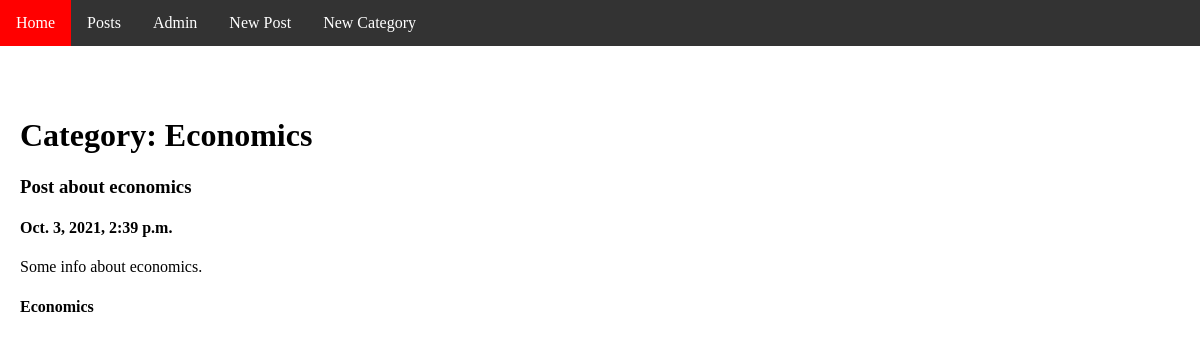
Page /posts/2/ on the committed database.
### blog/models.py (models this page shows, shortened)
class Category(models.Model):
    name = models.CharField(max_length=20, db_index=True, verbose_name='Name')
    class Meta:
        verbose_name = 'Category'
        verbose_name_plural = 'Categories'
    def __str__(self):
        return self.name

class Post(models.Model):
    title = models.CharField(max_length=50, verbose_name='Title')
    date = models.DateTimeField(auto_now=True, verbose_name='Date')
    text = models.TextField(max_length=200, verbose_name='Text Field')
    category = models.ForeignKey('Category', null=False, on_delete=models.CASCADE)
    class Meta:
        verbose_name = 'Post'
        verbose_name_plural = 'Posts'
        ordering = ['-date']

### blog/views.py (the view)
# urls.py: path('posts/<int:category_id>/', by_category_view, name='by_category'),
def by_category_view(request, category_id):
    posts = Post.objects.filter(category=category_id)
    current_category = Category.objects.get(pk=category_id)
    categories = Category.objects.all()
    context = {
        'posts': posts,
        'current_category': current_category,
        'categories': categories,
    }
    return render(request, 'blog/by_category_page.html', context)

### blog/templates/blog/by_category_page.html
{% extends "layout/basic_page.html" %}
{% block title %}Category: {{ current_category }}{% endblock %}
{% block content %}
    {% for post in posts %}
        <h3>{{ post.title }}</h3>
        <h4>{{ post.date }}</h4>
        <p>{{ post.text }}</p>
        <h4>{{ post.category }}</h4>
    {% endfor %}
{% endblock %}

### blog/static/blog/navigation_bar_style.css (style rules this page uses)
body { margin:0; }

### rows in the picture
Category: name "Economics"
Post: title "Post about economics", date "Oct. 3, 2021, 2:39 p.m.", text "Some info about economics.", category "Economics"
